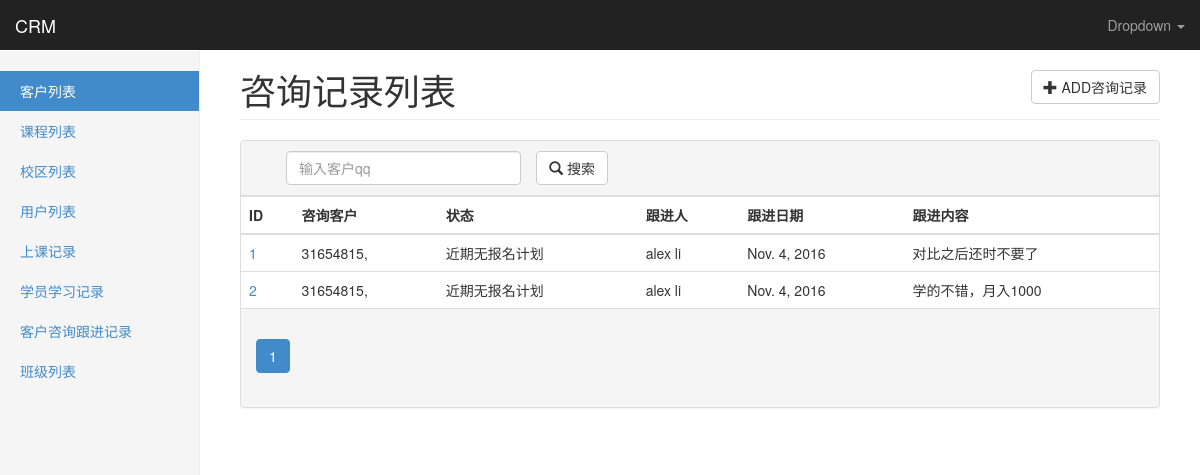
Before: /crm/consultrecords/ with the older database file.
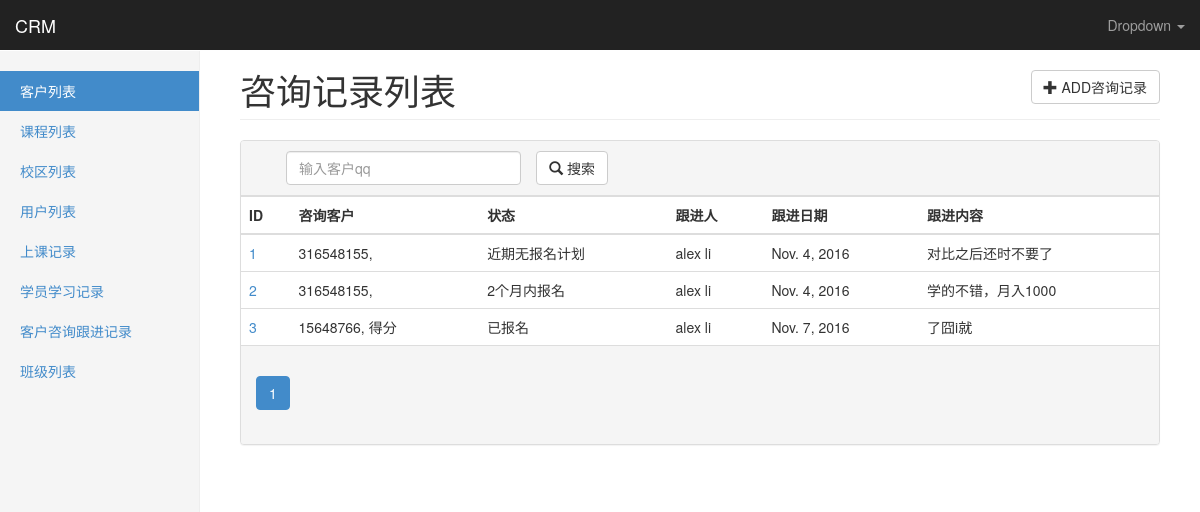
After: the same page with the newer database file.
### app01/models.py (models this page shows, shortened)
class ConsultRecord(models.Model):
    customer = models.ForeignKey(Customer,verbose_name=u'咨询客户')
    note = models.TextField(u'跟进内容')
    status_choices = (
        (1,u'近期无报名计划'),
        (2,u'2个月内报名'),
        (3,u'1个月内报名'),
        (4,u'2周内报名'),
        (5,u'1周内报名'),
        (6,u'2天内报名'),
        (7,u'已报名'),
    )
    status = models.IntegerField(u'状态',choices=status_choices,help_text=u'选择此客户的状态')
    consultant = models.ForeignKey(UserProfile,verbose_name=u'跟进人')
    date = models.DateField(u'跟进日期',auto_now_add=True)
    class Meta:
        verbose_name = u'客户咨询跟进记录'
        verbose_name_plural = u'客户咨询跟进记录'

class Customer(models.Model):
    qq = models.CharField(u'QQ号',max_length=64,unique=True)
    name = models.CharField(u'姓名',max_length=32,blank=True,null=True)
    phone = models.BigIntegerField(u'手机',blank=True,null=True)
    stu_id = models.CharField(u'学号',blank=True,null=True,max_length=64)
    source_choices = (
        ('qq',u'qq群'),
        ('referral',u'内部转介绍'),
        ('51cto',u'51cto'),
        ('agent',u'招生代理'),
        ('others',u'其它'),
    )
    source = models.CharField(u'客户来源',max_length=64,choices=source_choices,default='qq')
    referral_from = models.ForeignKey('self',
                                      verbose_name=u'转介绍自学员',
                                      help_text='若客户是转介绍自学员，填写学员姓名',
                                      blank=True,
                                      null=True,
                                      related_name='internal_referral')
    course = models.ForeignKey(Course,verbose_name=u'咨询课程')
    class_type_choices = (
        ('online', u'网络班'),
        ('offline_weekend', u'周末面授班'),
        ('offline_fulltime', u'脱产面授班'),
    )
    class_type = models.CharField(u'班级类型',max_length=64,choices=class_type_choices)
    customer_note = models.TextField(u'客户咨询详情',help_text=u'客户咨询的对话记录')
    status_choices = (
        ('signed',u'已报名'),
        ('unregistered',u'未报名'),
        ('graduated',u'已毕业'),
        ('dropoff',u'已退学'),
    )
    status = models.CharField(u'客户状态',choices=status_choices,max_length=64,default='unregistered')
    consultant = models.ForeignKey(UserProfile,verbose_name=u'课程顾问')
    date = models.DateField(u'咨询日期',auto_now_add=True)
    class_list = models.ManyToManyField(ClassList,verbose_name=u'已报名班级',blank=True)
    def __str__(self):
        return u'%s, %s' % (self.qq,self.name)

class UserProfile(models.Model):
    user = models.OneToOneField(User)
    name = models.CharField(u'姓名',max_length=32)
    school = models.ForeignKey('School',verbose_name='校区',default=1)
    def __str__(self):
        return self.name
    class Meta:
        permissions = (
            ('view_customer_list',u'可以查看客户列表'),
            ('view_customer_info',u'可以查看客户详细信息'),
            ('edit_own_customer_info',u'可以修改自己的客户信息'),
        )

### app01/views.py (the view)
# urls.py: url(r'^consultrecords/(\d+)/$', views.consultrecord_detail,name='consultrecord_detail'),
def consultrecords(request):
    data_dic = build_search_param(request, models.ConsultRecord)
    return render(request,'app01/consultrecords.html',data_dic)

### app01/forms.py (called while the page is built, shortened)
def get_filter_fields(cls):
    filter_fields = settings.FILTER_FIELDS.get(cls.__name__)
    if filter_fields is None:
        return None

### app01/templatetags/custom_tags.py (called while the page is built, shortened)
@register.simple_tag
def pagination_bar(lists,search_str,find_list):
    page_ele = '<ul class="pagination">'
    for page_num in lists.paginator.page_range:
        offset = abs(lists.number - page_num)
        if offset < 3:
            if lists.number == page_num:
                page_ele += '<li class ="active" >'
            else:
                page_ele += '<li class ="" >'
            if len(find_list) == 2:
                page_ele += '<a href="?page=%s%s&%s=%s" > %s </a> </li>' % (page_num,search_str,find_list[0],find_list[1],page_num)
            else:
                page_ele += '<a href="?page=%s%s" > %s </a> </li>' % (page_num, search_str, page_num)
    page_ele += '</ul>'
    return format_html(page_ele)

### templates/app01/consultrecords.html (shortened to what this page needs)
{% extends 'base.html' %}
{% load custom_tags %}
{% block page-header %}
咨询记录列表
<a href="{% url 'consultrecord_add' %}">
    <button type="button" class="btn btn-default pull-right">
      <span class="glyphicon glyphicon-plus"></span> ADD咨询记录
    </button>
</a>
{% endblock %}
{% block page-content %}
<div class="panel panel-default">
    <div class="panel-heading" id="panel-heading">
        <div class="col-md-9 " >
            <form action="{% url url_alias %}?page=1{{ search_str }}" method="GET">
                <div class="col-md-5">
                    <input name="find__customer__qq" class="form-control" type="text" value="{{ find_list.1 }}" placeholder="输入客户qq" minlength="1" maxlength="20" required>
                </div>
                <div class="col-md-3 search-button">
                    <button type="submit" id="btn-submit" class="btn btn-default">
                        <span class="glyphicon glyphicon-search"></span> 搜索
                    </button>
                </div>
            </form>
        </div>
    </div>
    <table class="table table-hover">
    <thead>
    <tr>
        <th>ID</th>
        <th>咨询客户</th>
        <th>状态</th>
        <th>跟进人</th>
        <th>跟进日期</th>
        <th>跟进内容</th>
    </tr>
    </thead>
    <tbody>
    {% for data in data_list %}
        <tr>
            <td><a href="{% url 'consultrecord_detail' data.id %}">{{ data.id }}</a></td>
            <td>{{ data.customer }}</td>
            <td>{{ data.get_status_display }}</td>
            <td>{{ data.consultant }}</td>
            <td>{{ data.date }}</td>
            <td>{{ data.note }}</td>
        </tr>
    {% endfor %}
    </tbody>
</table>
    <div class="panel-footer">
        <nav>{% pagination_bar data_list search_str find_list %}</nav>
    </div>
</div>
{% endblock %}

Changed rows visible on the page:
changed through a linked row, ConsultRecord "近期无报名计划": customer "31654815," → "316548155,"
changed ConsultRecord "学的不错，月入1000": customer "31654815," → "316548155,"; status "近期无报名计划" → "2个月内报名"
added ConsultRecord: id "3", customer "15648766, 得分", status "已报名", consultant "alex li", date "Nov. 7, 2016", note "了囧i就"
